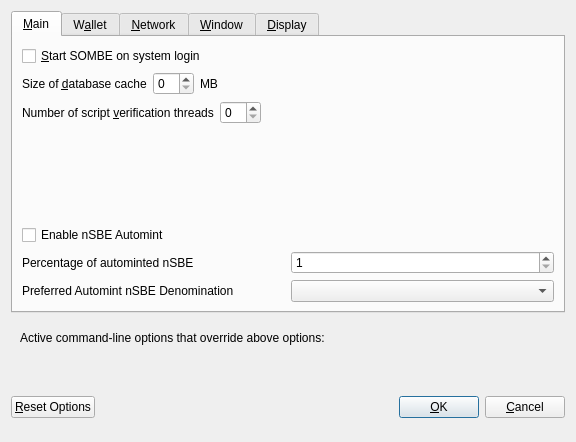
<?xml version="1.0" encoding="UTF-8"?>
<ui version="4.0">
 <class>OptionsDialog</class>
 <widget class="QDialog" name="OptionsDialog">
  <property name="geometry">
   <rect>
    <x>0</x>
    <y>0</y>
    <width>576</width>
    <height>442</height>
   </rect>
  </property>
  <property name="windowTitle">
   <string>Options</string>
  </property>
  <property name="modal">
   <bool>true</bool>
  </property>
  <layout class="QVBoxLayout" name="verticalLayout">
   <item>
    <widget class="QTabWidget" name="tabWidget">
     <property name="currentIndex">
      <number>0</number>
     </property>
     <widget class="QWidget" name="tabMain">
      <attribute name="title">
       <string>&amp;Main</string>
      </attribute>
      <layout class="QVBoxLayout" name="verticalLayout_Main">
       <item>
        <widget class="QCheckBox" name="bitcoinAtStartup">
         <property name="toolTip">
          <string>Automatically start SOMBE after logging in to the system.</string>
         </property>
         <property name="text">
          <string>&amp;Start SOMBE on system login</string>
         </property>
        </widget>
       </item>
       <item>
        <layout class="QHBoxLayout" name="horizontalLayout_2_Main">
         <item>
          <widget class="QLabel" name="databaseCacheLabel">
           <property name="text">
            <string>Size of &amp;database cache</string>
           </property>
           <property name="textFormat">
            <enum>Qt::PlainText</enum>
           </property>
           <property name="buddy">
            <cstring>databaseCache</cstring>
           </property>
          </widget>
         </item>
         <item>
          <widget class="QSpinBox" name="databaseCache"/>
         </item>
         <item>
          <widget class="QLabel" name="databaseCacheUnitLabel">
           <property name="text">
            <string>MB</string>
           </property>
           <property name="textFormat">
            <enum>Qt::PlainText</enum>
           </property>
          </widget>
         </item>
         <item>
          <spacer name="horizontalSpacer_2_Main">
           <property name="orientation">
            <enum>Qt::Horizontal</enum>
           </property>
           <property name="sizeHint" stdset="0">
            <size>
             <width>40</width>
             <height>20</height>
            </size>
           </property>
          </spacer>
         </item>
        </layout>
       </item>
       <item>
        <layout class="QHBoxLayout" name="horizontalLayout_3_Main">
         <item>
          <widget class="QLabel" name="threadsScriptVerifLabel">
           <property name="text">
            <string>Number of script &amp;verification threads</string>
           </property>
           <property name="textFormat">
            <enum>Qt::PlainText</enum>
           </property>
           <property name="buddy">
            <cstring>threadsScriptVerif</cstring>
           </property>
          </widget>
         </item>
         <item>
          <widget class="QSpinBox" name="threadsScriptVerif">
           <property name="toolTip">
            <string>(0 = auto, &lt;0 = leave that many cores free)</string>
           </property>
          </widget>
         </item>
         <item>
          <spacer name="horizontalSpacer_3_Main">
           <property name="orientation">
            <enum>Qt::Horizontal</enum>
           </property>
           <property name="sizeHint" stdset="0">
            <size>
             <width>40</width>
             <height>20</height>
            </size>
           </property>
          </spacer>
         </item>
        </layout>
       </item>
       <item>
        <spacer name="verticalSpacer_2">
         <property name="orientation">
          <enum>Qt::Vertical</enum>
         </property>
         <property name="sizeHint" stdset="0">
          <size>
           <width>20</width>
           <height>40</height>
          </size>
         </property>
        </spacer>
       </item>
       <item>
        <widget class="QCheckBox" name="checkBoxZeromintEnable">
         <property name="toolTip">
          <string>Enable automatic minting of SBE units to nSBE</string>
         </property>
         <property name="layoutDirection">
          <enum>Qt::LeftToRight</enum>
         </property>
         <property name="text">
          <string>Enable nSBE Automint</string>
         </property>
        </widget>
       </item>
       <item>
        <layout class="QHBoxLayout" name="horizontalLayout_3">
         <item>
          <widget class="QLabel" name="percentage_label">
           <property name="toolTip">
            <string>Percentage of incoming SBE which get automatically converted to nSBE via Zerocoin Protocol (min: 10%)</string>
           </property>
           <property name="text">
            <string>Percentage of autominted nSBE</string>
           </property>
          </widget>
         </item>
         <item>
          <widget class="QSpinBox" name="zeromintPercentage">
           <property name="minimum">
            <number>1</number>
           </property>
           <property name="maximum">
            <number>100</number>
           </property>
          </widget>
         </item>
        </layout>
       </item>
       <item>
        <layout class="QHBoxLayout" name="horizontalLayout" stretch="0,0">
         <property name="sizeConstraint">
          <enum>QLayout::SetFixedSize</enum>
         </property>
         <item>
          <widget class="QLabel" name="labelPreferredDenom">
           <property name="maximumSize">
            <size>
             <width>16777215</width>
             <height>16777215</height>
            </size>
           </property>
           <property name="toolTip">
            <string>Wait with automatic conversion to Zerocoin until enough SBE for this denomination is available</string>
           </property>
           <property name="text">
            <string>Preferred Automint nSBE Denomination</string>
           </property>
          </widget>
         </item>
         <item>
          <widget class="QComboBox" name="preferredDenom">
           <property name="maximumSize">
            <size>
             <width>16777215</width>
             <height>27</height>
            </size>
           </property>
           <property name="toolTip">
            <string>Wait with automatic conversion to Zerocoin until enough SBE for this denomination is available</string>
           </property>
           <property name="maxVisibleItems">
            <number>9</number>
           </property>
           <property name="maxCount">
            <number>9</number>
           </property>
          </widget>
         </item>
        </layout>
       </item>
      </layout>
     </widget>
     <widget class="QWidget" name="tabWallet">
      <attribute name="title">
       <string>W&amp;allet</string>
      </attribute>
      <layout class="QVBoxLayout" name="verticalLayout_Wallet">
       <item>
        <layout class="QHBoxLayout" name="horizontalLayout_2_Wallet">
         <item>
          <widget class="QLabel" name="labelStakeSplitThresholdText">
           <property name="text">
            <string>Stake split threshold:</string>
           </property>
          </widget>
         </item>
         <item>
          <widget class="QSpinBox" name="spinBoxStakeSplitThreshold">
           <property name="minimum">
            <number>1</number>
           </property>
           <property name="maximum">
            <number>999999</number>
           </property>
          </widget>
         </item>
        </layout>
       </item>
       <item>
        <widget class="QGroupBox" name="groupBox">
         <property name="title">
          <string>Expert</string>
         </property>
         <layout class="QVBoxLayout" name="verticalLayout_2">
          <item>
           <widget class="QCheckBox" name="coinControlFeatures">
            <property name="toolTip">
             <string>Whether to show coin control features or not.</string>
            </property>
            <property name="text">
             <string>Enable coin &amp;control features</string>
            </property>
           </widget>
          </item>
          <item>
           <widget class="QCheckBox" name="showMasternodesTab">
            <property name="toolTip">
             <string>Show additional tab listing all your masternodes in first sub-tab&lt;br/&gt;and all masternodes on the network in second sub-tab.</string>
            </property>
            <property name="text">
             <string>Show Masternodes Tab</string>
            </property>
           </widget>
          </item>
          <item>
           <widget class="QCheckBox" name="spendZeroConfChange">
            <property name="toolTip">
             <string>If you disable the spending of unconfirmed change, the change from a transaction&lt;br/&gt;cannot be used until that transaction has at least one confirmation.&lt;br/&gt;This also affects how your balance is computed.</string>
            </property>
            <property name="text">
             <string>&amp;Spend unconfirmed change</string>
            </property>
           </widget>
          </item>
         </layout>
        </widget>
       </item>
       <item>
        <spacer name="verticalSpacer_Wallet">
         <property name="orientation">
          <enum>Qt::Vertical</enum>
         </property>
         <property name="sizeHint" stdset="0">
          <size>
           <width>20</width>
           <height>40</height>
          </size>
         </property>
        </spacer>
       </item>
      </layout>
     </widget>
     <widget class="QWidget" name="tabNetwork">
      <attribute name="title">
       <string>&amp;Network</string>
      </attribute>
      <layout class="QVBoxLayout" name="verticalLayout_Network">
       <item>
        <widget class="QCheckBox" name="mapPortUpnp">
         <property name="toolTip">
          <string>Automatically open the SOMBE client port on the router. This only works when your router supports UPnP and it is enabled.</string>
         </property>
         <property name="text">
          <string>Map port using &amp;UPnP</string>
         </property>
        </widget>
       </item>
       <item>
        <widget class="QCheckBox" name="allowIncoming">
         <property name="toolTip">
          <string>Accept connections from outside</string>
         </property>
         <property name="text">
          <string>Allow incoming connections</string>
         </property>
        </widget>
       </item>
       <item>
        <widget class="QCheckBox" name="connectSocks">
         <property name="toolTip">
          <string>Connect to the SOMBE network through a SOCKS5 proxy.</string>
         </property>
         <property name="text">
          <string>&amp;Connect through SOCKS5 proxy (default proxy):</string>
         </property>
        </widget>
       </item>
       <item>
        <layout class="QHBoxLayout" name="horizontalLayout_1_Network">
         <item>
          <widget class="QLabel" name="proxyIpLabel">
           <property name="text">
            <string>Proxy &amp;IP:</string>
           </property>
           <property name="textFormat">
            <enum>Qt::PlainText</enum>
           </property>
           <property name="buddy">
            <cstring>proxyIp</cstring>
           </property>
          </widget>
         </item>
         <item>
          <widget class="QValidatedLineEdit" name="proxyIp">
           <property name="minimumSize">
            <size>
             <width>140</width>
             <height>0</height>
            </size>
           </property>
           <property name="maximumSize">
            <size>
             <width>140</width>
             <height>16777215</height>
            </size>
           </property>
           <property name="toolTip">
            <string>IP address of the proxy (e.g. IPv4: 127.0.0.1 / IPv6: ::1)</string>
           </property>
          </widget>
         </item>
         <item>
          <widget class="QLabel" name="proxyPortLabel">
           <property name="text">
            <string>&amp;Port:</string>
           </property>
           <property name="textFormat">
            <enum>Qt::PlainText</enum>
           </property>
           <property name="buddy">
            <cstring>proxyPort</cstring>
           </property>
          </widget>
         </item>
         <item>
          <widget class="QLineEdit" name="proxyPort">
           <property name="minimumSize">
            <size>
             <width>55</width>
             <height>0</height>
            </size>
           </property>
           <property name="maximumSize">
            <size>
             <width>55</width>
             <height>16777215</height>
            </size>
           </property>
           <property name="toolTip">
            <string>Port of the proxy (e.g. 9050)</string>
           </property>
          </widget>
         </item>
         <item>
          <spacer name="horizontalSpacer_1_Network">
           <property name="orientation">
            <enum>Qt::Horizontal</enum>
           </property>
           <property name="sizeHint" stdset="0">
            <size>
             <width>40</width>
             <height>20</height>
            </size>
           </property>
          </spacer>
         </item>
        </layout>
       </item>
       <item>
        <spacer name="verticalSpacer_Network">
         <property name="orientation">
          <enum>Qt::Vertical</enum>
         </property>
         <property name="sizeHint" stdset="0">
          <size>
           <width>20</width>
           <height>40</height>
          </size>
         </property>
        </spacer>
       </item>
      </layout>
     </widget>
     <widget class="QWidget" name="tabWindow">
      <attribute name="title">
       <string>&amp;Window</string>
      </attribute>
      <layout class="QVBoxLayout" name="verticalLayout_Window">
       <item>
        <widget class="QCheckBox" name="minimizeToTray">
         <property name="toolTip">
          <string>Show only a tray icon after minimizing the window.</string>
         </property>
         <property name="text">
          <string>&amp;Minimize to the tray instead of the taskbar</string>
         </property>
        </widget>
       </item>
       <item>
        <widget class="QCheckBox" name="minimizeOnClose">
         <property name="toolTip">
          <string>Minimize instead of exit the application when the window is closed. When this option is enabled, the application will be closed only after selecting Quit in the menu.</string>
         </property>
         <property name="text">
          <string>M&amp;inimize on close</string>
         </property>
        </widget>
       </item>
       <item>
        <spacer name="verticalSpacer_Window">
         <property name="orientation">
          <enum>Qt::Vertical</enum>
         </property>
         <property name="sizeHint" stdset="0">
          <size>
           <width>20</width>
           <height>40</height>
          </size>
         </property>
        </spacer>
       </item>
      </layout>
     </widget>
     <widget class="QWidget" name="tabDisplay">
      <attribute name="title">
       <string>&amp;Display</string>
      </attribute>
      <layout class="QVBoxLayout" name="verticalLayout_Display">
       <item>
        <layout class="QHBoxLayout" name="horizontalLayout_1_Display">
         <item>
          <widget class="QLabel" name="langLabel">
           <property name="text">
            <string>User Interface &amp;language:</string>
           </property>
           <property name="textFormat">
            <enum>Qt::PlainText</enum>
           </property>
           <property name="buddy">
            <cstring>lang</cstring>
           </property>
          </widget>
         </item>
         <item>
          <widget class="QValueComboBox" name="lang">
           <property name="toolTip">
            <string>The user interface language can be set here. This setting will take effect after restarting SOMBE.</string>
           </property>
          </widget>
         </item>
        </layout>
       </item>
       <item>
        <widget class="QLabel" name="label_3">
         <property name="toolTip">
          <string notr="true"/>
         </property>
         <property name="statusTip">
          <string notr="true"/>
         </property>
         <property name="whatsThis">
          <string notr="true"/>
         </property>
         <property name="accessibleName">
          <string notr="true"/>
         </property>
         <property name="text">
          <string>Language missing or translation incomplete? Help contributing translations here:
https://www.transifex.com/sombe-project/sombe-project-translations</string>
         </property>
         <property name="wordWrap">
          <bool>true</bool>
         </property>
         <property name="openExternalLinks">
          <bool>true</bool>
         </property>
         <property name="textInteractionFlags">
          <set>Qt::TextBrowserInteraction</set>
         </property>
        </widget>
       </item>
       <item>
        <layout class="QHBoxLayout" name="horizontalLayout_4_Display" stretch="0,0">
         <item>
          <widget class="QLabel" name="themeLabel">
           <property name="text">
            <string>User Interface Theme:</string>
           </property>
          </widget>
         </item>
         <item>
          <widget class="QValueComboBox" name="theme"/>
         </item>
        </layout>
       </item>
       <item>
        <widget class="Line" name="line">
         <property name="orientation">
          <enum>Qt::Horizontal</enum>
         </property>
        </widget>
       </item>
       <item>
        <layout class="QHBoxLayout" name="horizontalLayout_2_Display">
         <item>
          <widget class="QLabel" name="unitLabel">
           <property name="text">
            <string>&amp;Unit to show amounts in:</string>
           </property>
           <property name="textFormat">
            <enum>Qt::PlainText</enum>
           </property>
           <property name="buddy">
            <cstring>unit</cstring>
           </property>
          </widget>
         </item>
         <item>
          <widget class="QValueComboBox" name="unit">
           <property name="toolTip">
            <string>Choose the default subdivision unit to show in the interface and when sending coins.</string>
           </property>
          </widget>
         </item>
        </layout>
       </item>
       <item>
        <layout class="QHBoxLayout" name="horizontalLayout_5_Display">
         <item>
          <widget class="QLabel" name="digitsLabel">
           <property name="text">
            <string>Decimal digits</string>
           </property>
          </widget>
         </item>
         <item>
          <widget class="QValueComboBox" name="digits"/>
         </item>
        </layout>
       </item>
       <item>
        <widget class="QCheckBox" name="checkBoxHideZeroBalances">
         <property name="toolTip">
          <string>Hide empty balances</string>
         </property>
         <property name="layoutDirection">
          <enum>Qt::LeftToRight</enum>
         </property>
         <property name="text">
          <string>Hide empty balances</string>
         </property>
        </widget>
       </item>
       <item>
        <layout class="QHBoxLayout" name="horizontalLayout_3_Display">
         <item>
          <widget class="QLabel" name="thirdPartyTxUrlsLabel">
           <property name="toolTip">
            <string>Third party URLs (e.g. a block explorer) that appear in the transactions tab as context menu items. %s in the URL is replaced by transaction hash. Multiple URLs are separated by vertical bar |.</string>
           </property>
           <property name="text">
            <string>Third party transaction URLs</string>
           </property>
           <property name="buddy">
            <cstring>thirdPartyTxUrls</cstring>
           </property>
          </widget>
         </item>
         <item>
          <widget class="QLineEdit" name="thirdPartyTxUrls">
           <property name="toolTip">
            <string>Third party URLs (e.g. a block explorer) that appear in the transactions tab as context menu items. %s in the URL is replaced by transaction hash. Multiple URLs are separated by vertical bar |.</string>
           </property>
          </widget>
         </item>
        </layout>
       </item>
       <item>
        <spacer name="verticalSpacer">
         <property name="orientation">
          <enum>Qt::Vertical</enum>
         </property>
         <property name="sizeHint" stdset="0">
          <size>
           <width>20</width>
           <height>40</height>
          </size>
         </property>
        </spacer>
       </item>
      </layout>
     </widget>
    </widget>
   </item>
   <item>
    <widget class="QFrame" name="frame">
     <layout class="QVBoxLayout" name="verticalLayout_Bottom">
      <item>
       <layout class="QHBoxLayout" name="horizontalLayout_Bottom">
        <item>
         <widget class="QLabel" name="overriddenByCommandLineInfoLabel">
          <property name="text">
           <string>Active command-line options that override above options:</string>
          </property>
          <property name="textFormat">
           <enum>Qt::PlainText</enum>
          </property>
         </widget>
        </item>
        <item>
         <spacer name="horizontalSpacer_Bottom">
          <property name="orientation">
           <enum>Qt::Horizontal</enum>
          </property>
          <property name="sizeHint" stdset="0">
           <size>
            <width>40</width>
            <height>20</height>
           </size>
          </property>
         </spacer>
        </item>
       </layout>
      </item>
      <item>
       <widget class="QLabel" name="overriddenByCommandLineLabel">
        <property name="text">
         <string/>
        </property>
        <property name="textFormat">
         <enum>Qt::PlainText</enum>
        </property>
        <property name="wordWrap">
         <bool>true</bool>
        </property>
       </widget>
      </item>
     </layout>
    </widget>
   </item>
   <item>
    <layout class="QHBoxLayout" name="horizontalLayout_Buttons">
     <item>
      <widget class="QPushButton" name="resetButton">
       <property name="toolTip">
        <string>Reset all client options to default.</string>
       </property>
       <property name="text">
        <string>&amp;Reset Options</string>
       </property>
       <property name="autoDefault">
        <bool>false</bool>
       </property>
      </widget>
     </item>
     <item>
      <spacer name="horizontalSpacer_1">
       <property name="orientation">
        <enum>Qt::Horizontal</enum>
       </property>
       <property name="sizeHint" stdset="0">
        <size>
         <width>40</width>
         <height>48</height>
        </size>
       </property>
      </spacer>
     </item>
     <item>
      <widget class="QLabel" name="statusLabel">
       <property name="minimumSize">
        <size>
         <width>200</width>
         <height>0</height>
        </size>
       </property>
       <property name="font">
        <font>
         <weight>75</weight>
         <bold>true</bold>
        </font>
       </property>
       <property name="text">
        <string/>
       </property>
       <property name="textFormat">
        <enum>Qt::PlainText</enum>
       </property>
       <property name="wordWrap">
        <bool>true</bool>
       </property>
      </widget>
     </item>
     <item>
      <spacer name="horizontalSpacer_2">
       <property name="orientation">
        <enum>Qt::Horizontal</enum>
       </property>
       <property name="sizeHint" stdset="0">
        <size>
         <width>40</width>
         <height>48</height>
        </size>
       </property>
      </spacer>
     </item>
     <item>
      <widget class="QPushButton" name="okButton">
       <property name="text">
        <string>&amp;OK</string>
       </property>
       <property name="autoDefault">
        <bool>false</bool>
       </property>
       <property name="default">
        <bool>true</bool>
       </property>
      </widget>
     </item>
     <item>
      <widget class="QPushButton" name="cancelButton">
       <property name="text">
        <string>&amp;Cancel</string>
       </property>
       <property name="autoDefault">
        <bool>false</bool>
       </property>
      </widget>
     </item>
    </layout>
   </item>
  </layout>
 </widget>
 <customwidgets>
  <customwidget>
   <class>QValidatedLineEdit</class>
   <extends>QLineEdit</extends>
   <header>qvalidatedlineedit.h</header>
  </customwidget>
  <customwidget>
   <class>QValueComboBox</class>
   <extends>QComboBox</extends>
   <header>qvaluecombobox.h</header>
  </customwidget>
 </customwidgets>
 <resources/>
 <connections/>
</ui>
